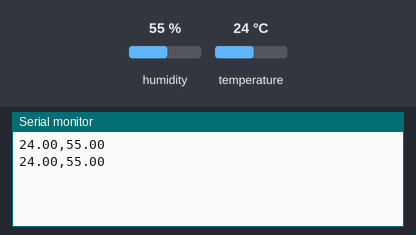
Bench run of a sketch on a simulated Arduino Uno, built with avr-gcc and run on an emulated ATmega328P. Shown: the last lines printed to the serial monitor. Inputs (shaded band) come from the test bench; at power-on: humidity 55 %, temperature 24 °C.

Above: at 5.8 s.
5.9 s: humidity set to 22 %
At 10.6 s:
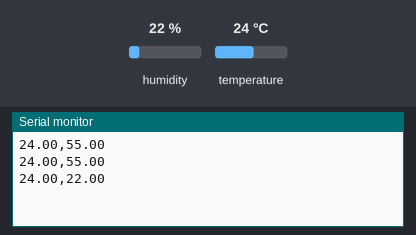
11.9 s: temperature set to 12 °C
At 16.6 s:
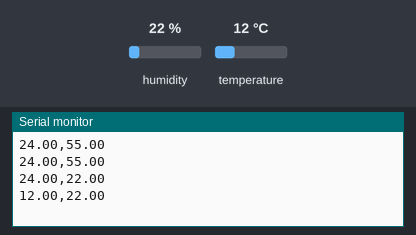
17.9 s: humidity set to 40 %
At 21.3 s:
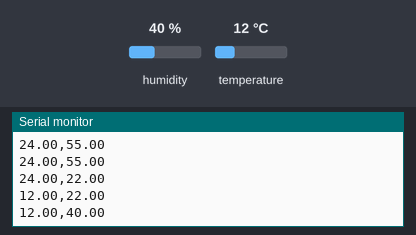
Timing chart, 0 to 22.8 s (numbered marks = the images above; inputs shaded):
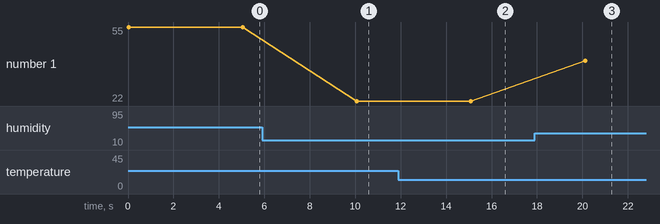

The sketch:

dhtTeste2.ino
```cpp
#include "DHT.h"
//Incluindo a bliblioteca do sensor DHT 11

#define DHTPIN A1 // pino que estamos conectado
#define DHTTYPE DHT11 // DHT 11

// Conecte pino 1 do sensor (esquerda) ao +5V
// Conecte pino 2 do sensor ao pino de dados definido em seu Arduino
// Conecte pino 4 do sensor ao GND
// Conecte o resistor de 10K entre pin 2 (dados)
// e ao pino 1 (VCC) do sensor
DHT dht(DHTPIN, DHTTYPE);
//Criando um objeto do tipo DHT para armazenar o pino em que ele está conectado e o tipo do sensor (DHT 11)

void setup()
{
  Serial.begin(9600);
  //Inicia a comunicação serial entre o computador e a placa
  dht.begin();
  //Inicia o objeto do tipo dht
}

void loop()
{
  // A leitura da temperatura e umidade pode levar 250ms!
  // O atraso do sensor pode chegar a 2 segundos.
  float h = dht.readHumidity();
  // Variável que armazena a umidade relativa do ar
  float t = dht.readTemperature();
  // Variável que armazena a temperatura

  // Testa se o retorno é valido, caso contrário algo está errado.
  if (isnan(t) || isnan(h))
  {
    Serial.println("Falha na leitura do sensor");
  }
  else
  {
     Serial.print(t);
    // Printa a temperatura
     Serial.print(",");
    // Printa uma vírgula
     Serial.println(h);
    // Printa a umidade
  }
  delay(5000);
  // Deixa um atraso de 1 segundo
}
```

Measured:
- after the input at 5.9 s, the serial monitor: prints a new line after 4.2 s (image 1)
- after the input at 11.9 s, the serial monitor: prints a new line after 3.2 s (image 2)
- after the input at 17.9 s, the serial monitor: prints a new line after 2.2 s (image 3)
- plotted number 1: 55 → 22 after the input at 5.9 s, 22 → 40 after the input at 17.9 s
